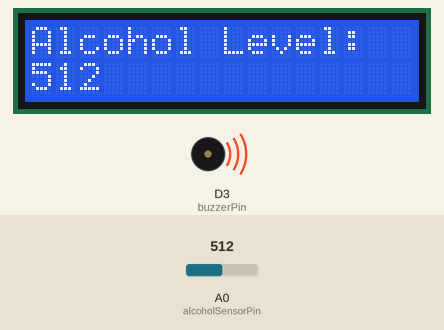
Recording of a sketch running on a simulated ESP8266 (NodeMCU). Shown: 16×2 character LCD, buzzer (waves = sounding, pin HIGH). Inputs (shaded band) come from the test bench; at power-on: A0 (alcoholSensorPin) = 512. WiFi joins after 1.5 s; servers stay silent unless stated; web services answer with replies made up by the test bench; what the sketch prints to the serial monitor is not drawn.

Above: at 2.7 s.
2.8 s: A0 (alcoholSensorPin) set to 465
At 4.8 s:
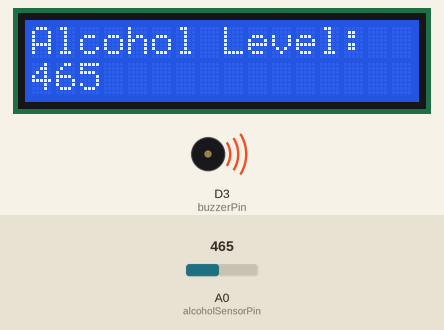
5.5 s: A0 (alcoholSensorPin) set to 434
At 6.9 s:
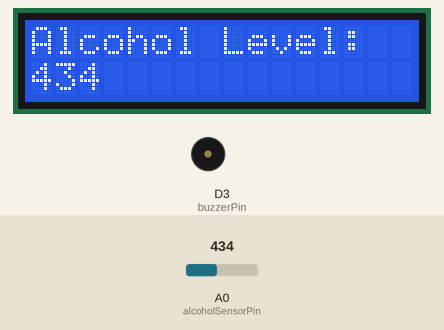
7.9 s: A0 (alcoholSensorPin) set to 460
At 9.9 s:
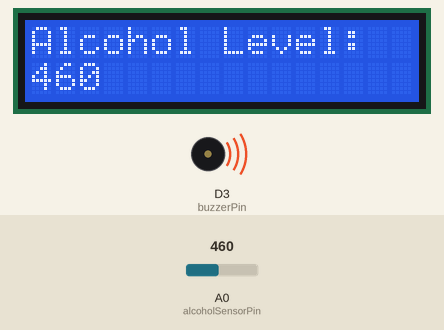
Timing chart, 0 to 11.4 s (numbered marks = the images above; inputs shaded):
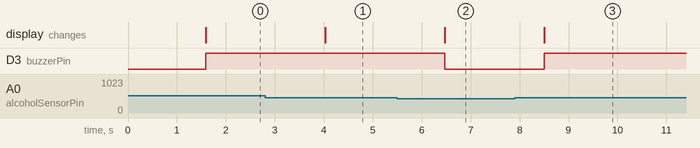

The sketch:

Code.ino
```cpp
#include <ESP8266WiFi.h>
#include <ESP8266HTTPClient.h>
#include <WiFiClient.h>
#include <Wire.h>
#include <LiquidCrystal_I2C.h>
#include <UrlEncode.h>

const char* ssid = "portable hotspot";
const char* password = "rampur121";

String phoneNumber = "918818999906";
String apiKey = "5181948";

const int alcoholSensorPin = A0;
const int buzzerPin = D3;
const int threshold = 450;

LiquidCrystal_I2C lcd(0x27, 16, 2);

void sendMessage(String message) {
  String url = "http://api.callmebot.com/whatsapp.php?phone=" + phoneNumber + "&apikey=" + apiKey + "&text=" + urlEncode(message);
  WiFiClient client;
  HTTPClient http;
  http.begin(client, url);
  int httpResponseCode = http.POST(url);
  if (httpResponseCode == 200) {
    Serial.println("Message sent successfully");
  } else {
    Serial.println("Error sending the message");
    Serial.print("HTTP response code: ");
    Serial.println(httpResponseCode);
  }
  http.end();
}

void setup() {
  Serial.begin(115200);

  WiFi.begin(ssid, password);
  Serial.println("Connecting");
  while (WiFi.status() != WL_CONNECTED) {
    delay(500);
    Serial.print(".");
  }
  Serial.println("");
  Serial.print("Connected to WiFi network with IP Address: ");
  Serial.println(WiFi.localIP());

  lcd.init();
  lcd.backlight();
  pinMode(buzzerPin, OUTPUT);
}

void loop() {
  int alcoholLevel = analogRead(alcoholSensorPin);
  lcd.clear();
  lcd.setCursor(0, 0);
  lcd.print("Alcohol Level:");
  lcd.setCursor(0, 1);
  lcd.print(alcoholLevel);

  if (alcoholLevel > threshold) {
    digitalWrite(buzzerPin, HIGH);
    sendMessage("Alcohol Alert: High alcohol level detected!");
  } else {
    digitalWrite(buzzerPin, LOW);
  }

  delay(1000);
}
```

Measured:
- the behaviour switches between 451 and 450 on A0 (alcoholSensorPin) (found by bisection; images 1 and 2)
- after the input at 2.8 s, the display: changes after 1.2 s (image 1)
- after the input at 5.5 s, D3 (buzzerPin): HIGH → LOW after 0.97 s; the display: changes after 0.97 s (image 2)
- after the input at 7.9 s, D3 (buzzerPin): LOW → HIGH after 0.61 s; the display: changes after 0.61 s (image 3)
